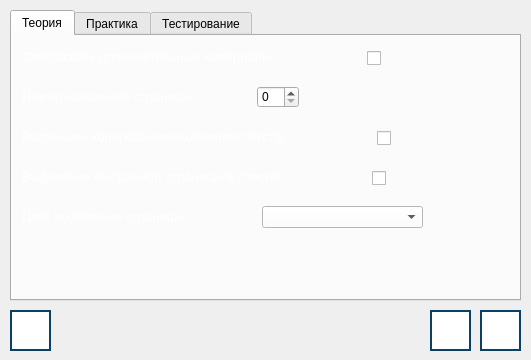
<?xml version="1.0" encoding="UTF-8"?>
<ui version="4.0">
 <class>AdminOptionWindow</class>
 <widget class="QDialog" name="AdminOptionWindow">
  <property name="geometry">
   <rect>
    <x>0</x>
    <y>0</y>
    <width>531</width>
    <height>360</height>
   </rect>
  </property>
  <property name="windowTitle">
   <string>Настройки для администрирования - RayTracing</string>
  </property>
  <widget class="QPushButton" name="button_save">
   <property name="geometry">
    <rect>
     <x>430</x>
     <y>310</y>
     <width>41</width>
     <height>41</height>
    </rect>
   </property>
   <property name="toolTip">
    <string>Применить настройки</string>
   </property>
   <property name="styleSheet">
    <string notr="true">QPushButton {
    background-color: rgb(255, 255, 255);
    border: 2px solid #094065;
}

QPushButton:pressed {
    background-color:  rgb(118, 118, 118);
}
</string>
   </property>
   <property name="text">
    <string/>
   </property>
   <property name="icon">
    <iconset>
     <normaloff>images/save-button.png</normaloff>images/save-button.png</iconset>
   </property>
   <property name="iconSize">
    <size>
     <width>32</width>
     <height>32</height>
    </size>
   </property>
  </widget>
  <widget class="QPushButton" name="button_cancel">
   <property name="geometry">
    <rect>
     <x>480</x>
     <y>310</y>
     <width>41</width>
     <height>41</height>
    </rect>
   </property>
   <property name="toolTip">
    <string>Отмена</string>
   </property>
   <property name="styleSheet">
    <string notr="true">QPushButton {
    background-color: rgb(255, 255, 255);
    border: 2px solid #094065;
}

QPushButton:pressed {
    background-color:  rgb(118, 118, 118);
}
</string>
   </property>
   <property name="text">
    <string/>
   </property>
   <property name="icon">
    <iconset>
     <normaloff>images/cancel-button.png</normaloff>images/cancel-button.png</iconset>
   </property>
   <property name="iconSize">
    <size>
     <width>32</width>
     <height>32</height>
    </size>
   </property>
  </widget>
  <widget class="QTabWidget" name="lis_modules">
   <property name="geometry">
    <rect>
     <x>10</x>
     <y>10</y>
     <width>511</width>
     <height>291</height>
    </rect>
   </property>
   <property name="styleSheet">
    <string notr="true">background-image: url(:/icons/images/mainwindow_background.jpg);</string>
   </property>
   <property name="currentIndex">
    <number>0</number>
   </property>
   <widget class="QWidget" name="tab_theory">
    <attribute name="title">
     <string>Теория</string>
    </attribute>
    <widget class="QLabel" name="label_more_theory">
     <property name="geometry">
      <rect>
       <x>10</x>
       <y>10</y>
       <width>341</width>
       <height>21</height>
      </rect>
     </property>
     <property name="text">
      <string>&lt;html&gt;&lt;head/&gt;&lt;body&gt;&lt;p&gt;&lt;span style=&quot; font-size:10pt; color:#ffffff;&quot;&gt;Отображать дополнительные материалы:&lt;/span&gt;&lt;/p&gt;&lt;/body&gt;&lt;/html&gt;</string>
     </property>
    </widget>
    <widget class="QCheckBox" name="use_more_theory">
     <property name="geometry">
      <rect>
       <x>355</x>
       <y>12</y>
       <width>21</width>
       <height>21</height>
      </rect>
     </property>
     <property name="text">
      <string/>
     </property>
    </widget>
    <widget class="QLabel" name="label_primary_page">
     <property name="geometry">
      <rect>
       <x>10</x>
       <y>50</y>
       <width>231</width>
       <height>21</height>
      </rect>
     </property>
     <property name="text">
      <string>&lt;html&gt;&lt;head/&gt;&lt;body&gt;&lt;p&gt;&lt;span style=&quot; font-size:10pt; color:#ffffff;&quot;&gt;Номер начальной страницы:&lt;/span&gt;&lt;/p&gt;&lt;/body&gt;&lt;/html&gt;</string>
     </property>
    </widget>
    <widget class="QSpinBox" name="value_primary_page">
     <property name="geometry">
      <rect>
       <x>245</x>
       <y>50</y>
       <width>42</width>
       <height>22</height>
      </rect>
     </property>
    </widget>
    <widget class="QLabel" name="label_use_copy_select">
     <property name="geometry">
      <rect>
       <x>10</x>
       <y>90</y>
       <width>351</width>
       <height>21</height>
      </rect>
     </property>
     <property name="text">
      <string>&lt;html&gt;&lt;head/&gt;&lt;body&gt;&lt;p&gt;&lt;span style=&quot; font-size:10pt; color:#ffffff;&quot;&gt;Разрешить копирование/выделение текста:&lt;/span&gt;&lt;/p&gt;&lt;/body&gt;&lt;/html&gt;</string>
     </property>
    </widget>
    <widget class="QCheckBox" name="use_copy_select_page">
     <property name="geometry">
      <rect>
       <x>365</x>
       <y>92</y>
       <width>21</width>
       <height>21</height>
      </rect>
     </property>
     <property name="text">
      <string/>
     </property>
    </widget>
    <widget class="QLabel" name="label_use_select_in_list">
     <property name="geometry">
      <rect>
       <x>10</x>
       <y>130</y>
       <width>351</width>
       <height>21</height>
      </rect>
     </property>
     <property name="text">
      <string>&lt;html&gt;&lt;head/&gt;&lt;body&gt;&lt;p&gt;&lt;span style=&quot; font-size:10pt; color:#ffffff;&quot;&gt;Выделение выбранной страницы в списке:&lt;/span&gt;&lt;/p&gt;&lt;/body&gt;&lt;/html&gt;</string>
     </property>
    </widget>
    <widget class="QLabel" name="label_value_color_selected">
     <property name="geometry">
      <rect>
       <x>10</x>
       <y>170</y>
       <width>231</width>
       <height>21</height>
      </rect>
     </property>
     <property name="text">
      <string>&lt;html&gt;&lt;head/&gt;&lt;body&gt;&lt;p&gt;&lt;span style=&quot; font-size:10pt; color:#ffffff;&quot;&gt;Цвет выделения страницы:&lt;/span&gt;&lt;/p&gt;&lt;/body&gt;&lt;/html&gt;</string>
     </property>
    </widget>
    <widget class="QCheckBox" name="use_select_in_list">
     <property name="geometry">
      <rect>
       <x>360</x>
       <y>132</y>
       <width>21</width>
       <height>21</height>
      </rect>
     </property>
     <property name="text">
      <string/>
     </property>
    </widget>
    <widget class="QComboBox" name="value_color_selected">
     <property name="geometry">
      <rect>
       <x>250</x>
       <y>170</y>
       <width>161</width>
       <height>22</height>
      </rect>
     </property>
     <property name="styleSheet">
      <string notr="true">background-color: rgb(255, 255, 255);
color: rgb(0, 0, 0);
</string>
     </property>
    </widget>
   </widget>
   <widget class="QWidget" name="tab_practic">
    <attribute name="title">
     <string>Практика</string>
    </attribute>
    <widget class="QLabel" name="label_set_deadline">
     <property name="geometry">
      <rect>
       <x>10</x>
       <y>10</y>
       <width>281</width>
       <height>21</height>
      </rect>
     </property>
     <property name="font">
      <font>
       <pointsize>10</pointsize>
      </font>
     </property>
     <property name="text">
      <string>&lt;html&gt;&lt;head/&gt;&lt;body&gt;&lt;p&gt;&lt;span style=&quot; color:#ffffff;&quot;&gt;Устанавливать сроки сдачи работ:&lt;/span&gt;&lt;/p&gt;&lt;/body&gt;&lt;/html&gt;</string>
     </property>
    </widget>
    <widget class="QLabel" name="label_use_some_format">
     <property name="geometry">
      <rect>
       <x>10</x>
       <y>130</y>
       <width>351</width>
       <height>21</height>
      </rect>
     </property>
     <property name="font">
      <font>
       <pointsize>10</pointsize>
      </font>
     </property>
     <property name="text">
      <string>&lt;html&gt;&lt;head/&gt;&lt;body&gt;&lt;p&gt;&lt;span style=&quot; color:#ffffff;&quot;&gt;Использовать несколько форматов файлов:&lt;/span&gt;&lt;/p&gt;&lt;/body&gt;&lt;/html&gt;</string>
     </property>
    </widget>
    <widget class="QLabel" name="label_default_format">
     <property name="geometry">
      <rect>
       <x>10</x>
       <y>90</y>
       <width>381</width>
       <height>21</height>
      </rect>
     </property>
     <property name="font">
      <font>
       <pointsize>10</pointsize>
      </font>
     </property>
     <property name="text">
      <string>&lt;html&gt;&lt;head/&gt;&lt;body&gt;&lt;p&gt;&lt;span style=&quot; color:#ffffff;&quot;&gt;Используемый формат файлов по умолчанию:&lt;/span&gt;&lt;/p&gt;&lt;/body&gt;&lt;/html&gt;</string>
     </property>
    </widget>
    <widget class="QCheckBox" name="use_deadline">
     <property name="geometry">
      <rect>
       <x>290</x>
       <y>12</y>
       <width>21</width>
       <height>21</height>
      </rect>
     </property>
     <property name="text">
      <string/>
     </property>
    </widget>
    <widget class="QComboBox" name="list_default_format">
     <property name="geometry">
      <rect>
       <x>390</x>
       <y>90</y>
       <width>81</width>
       <height>22</height>
      </rect>
     </property>
     <property name="styleSheet">
      <string notr="true">background-color: rgb(255, 255, 255);
color: rgb(0, 0, 0);
</string>
     </property>
    </widget>
    <widget class="QCheckBox" name="use_some_format">
     <property name="geometry">
      <rect>
       <x>370</x>
       <y>132</y>
       <width>21</width>
       <height>21</height>
      </rect>
     </property>
     <property name="text">
      <string/>
     </property>
    </widget>
    <widget class="QPushButton" name="button_all_format">
     <property name="geometry">
      <rect>
       <x>10</x>
       <y>170</y>
       <width>241</width>
       <height>28</height>
      </rect>
     </property>
     <property name="styleSheet">
      <string notr="true">QPushButton {
    background-color: rgb(0, 0, 0);
	color: rgb(255, 255, 255);
    border: 2px solid #094065;
}

QPushButton:pressed {
    background-color:  rgb(118, 118, 118);
}
</string>
     </property>
     <property name="text">
      <string>Список форматов для файлов</string>
     </property>
    </widget>
    <widget class="QLabel" name="label_delivery_after_end">
     <property name="geometry">
      <rect>
       <x>10</x>
       <y>50</y>
       <width>381</width>
       <height>21</height>
      </rect>
     </property>
     <property name="font">
      <font>
       <pointsize>10</pointsize>
      </font>
     </property>
     <property name="text">
      <string>&lt;html&gt;&lt;head/&gt;&lt;body&gt;&lt;p&gt;&lt;span style=&quot; color:#ffffff;&quot;&gt;Разрешать сдачу работ после окончания срока:&lt;/span&gt;&lt;/p&gt;&lt;/body&gt;&lt;/html&gt;</string>
     </property>
    </widget>
    <widget class="QCheckBox" name="allow_delivery">
     <property name="geometry">
      <rect>
       <x>400</x>
       <y>52</y>
       <width>21</width>
       <height>21</height>
      </rect>
     </property>
     <property name="text">
      <string/>
     </property>
    </widget>
    <zorder>button_all_format</zorder>
    <zorder>label_set_deadline</zorder>
    <zorder>label_use_some_format</zorder>
    <zorder>label_default_format</zorder>
    <zorder>use_deadline</zorder>
    <zorder>list_default_format</zorder>
    <zorder>use_some_format</zorder>
    <zorder>label_delivery_after_end</zorder>
    <zorder>allow_delivery</zorder>
   </widget>
   <widget class="QWidget" name="tab_test">
    <attribute name="title">
     <string>Тестирование</string>
    </attribute>
    <widget class="QLabel" name="label_use_hints">
     <property name="geometry">
      <rect>
       <x>10</x>
       <y>10</y>
       <width>351</width>
       <height>21</height>
      </rect>
     </property>
     <property name="font">
      <font>
       <pointsize>10</pointsize>
      </font>
     </property>
     <property name="text">
      <string>&lt;html&gt;&lt;head/&gt;&lt;body&gt;&lt;p&gt;&lt;span style=&quot; color:#ffffff;&quot;&gt;Использовать подсказки в пробном режиме:&lt;/span&gt;&lt;/p&gt;&lt;/body&gt;&lt;/html&gt;</string>
     </property>
    </widget>
    <widget class="QLabel" name="label_value_hints">
     <property name="geometry">
      <rect>
       <x>10</x>
       <y>50</y>
       <width>201</width>
       <height>21</height>
      </rect>
     </property>
     <property name="font">
      <font>
       <pointsize>10</pointsize>
      </font>
     </property>
     <property name="text">
      <string>&lt;html&gt;&lt;head/&gt;&lt;body&gt;&lt;p&gt;&lt;span style=&quot; color:#ffffff;&quot;&gt;Количество подсказок:&lt;/span&gt;&lt;/p&gt;&lt;/body&gt;&lt;/html&gt;</string>
     </property>
    </widget>
    <widget class="QCheckBox" name="use_hints">
     <property name="geometry">
      <rect>
       <x>370</x>
       <y>11</y>
       <width>21</width>
       <height>21</height>
      </rect>
     </property>
     <property name="text">
      <string/>
     </property>
    </widget>
    <widget class="QLabel" name="label_view_stats">
     <property name="geometry">
      <rect>
       <x>10</x>
       <y>90</y>
       <width>431</width>
       <height>31</height>
      </rect>
     </property>
     <property name="text">
      <string>&lt;html&gt;&lt;head/&gt;&lt;body&gt;&lt;p&gt;&lt;span style=&quot; font-size:10pt; color:#ffffff;&quot;&gt;Просмотр подробной информации для пользователей:&lt;/span&gt;&lt;/p&gt;&lt;/body&gt;&lt;/html&gt;</string>
     </property>
    </widget>
    <widget class="QCheckBox" name="view_stats">
     <property name="geometry">
      <rect>
       <x>450</x>
       <y>96</y>
       <width>21</width>
       <height>21</height>
      </rect>
     </property>
     <property name="text">
      <string/>
     </property>
    </widget>
    <widget class="QLabel" name="label_use_time">
     <property name="geometry">
      <rect>
       <x>10</x>
       <y>170</y>
       <width>321</width>
       <height>31</height>
      </rect>
     </property>
     <property name="text">
      <string>&lt;html&gt;&lt;head/&gt;&lt;body&gt;&lt;p&gt;&lt;span style=&quot; font-size:10pt; color:#ffffff;&quot;&gt;Использовать ограничение по времени:&lt;/span&gt;&lt;/p&gt;&lt;/body&gt;&lt;/html&gt;</string>
     </property>
    </widget>
    <widget class="QCheckBox" name="use_time">
     <property name="geometry">
      <rect>
       <x>340</x>
       <y>176</y>
       <width>21</width>
       <height>21</height>
      </rect>
     </property>
     <property name="text">
      <string/>
     </property>
    </widget>
    <widget class="QLabel" name="label_value_time">
     <property name="geometry">
      <rect>
       <x>10</x>
       <y>210</y>
       <width>161</width>
       <height>31</height>
      </rect>
     </property>
     <property name="text">
      <string>&lt;html&gt;&lt;head/&gt;&lt;body&gt;&lt;p&gt;&lt;span style=&quot; font-size:10pt; color:#ffffff;&quot;&gt;Значение таймера:&lt;/span&gt;&lt;/p&gt;&lt;/body&gt;&lt;/html&gt;</string>
     </property>
    </widget>
    <widget class="QTimeEdit" name="value_time">
     <property name="geometry">
      <rect>
       <x>170</x>
       <y>215</y>
       <width>81</width>
       <height>22</height>
      </rect>
     </property>
     <property name="displayFormat">
      <string>H:mm:ss</string>
     </property>
    </widget>
    <widget class="QLabel" name="label_repeat_passage">
     <property name="geometry">
      <rect>
       <x>10</x>
       <y>130</y>
       <width>291</width>
       <height>31</height>
      </rect>
     </property>
     <property name="text">
      <string>&lt;html&gt;&lt;head/&gt;&lt;body&gt;&lt;p&gt;&lt;span style=&quot; font-size:10pt; color:#ffffff;&quot;&gt;Разрешить повторное прохождение:&lt;/span&gt;&lt;/p&gt;&lt;/body&gt;&lt;/html&gt;</string>
     </property>
    </widget>
    <widget class="QCheckBox" name="repeat_passage">
     <property name="geometry">
      <rect>
       <x>310</x>
       <y>135</y>
       <width>21</width>
       <height>21</height>
      </rect>
     </property>
     <property name="text">
      <string/>
     </property>
    </widget>
    <widget class="QSpinBox" name="value_hints">
     <property name="geometry">
      <rect>
       <x>200</x>
       <y>50</y>
       <width>42</width>
       <height>22</height>
      </rect>
     </property>
     <property name="maximum">
      <number>10</number>
     </property>
    </widget>
   </widget>
  </widget>
  <widget class="QPushButton" name="button_help">
   <property name="geometry">
    <rect>
     <x>10</x>
     <y>310</y>
     <width>41</width>
     <height>41</height>
    </rect>
   </property>
   <property name="toolTip">
    <string>Применить настройки</string>
   </property>
   <property name="styleSheet">
    <string notr="true">QPushButton {
    background-color: rgb(255, 255, 255);
    border: 2px solid #094065;
}

QPushButton:pressed {
    background-color:  rgb(118, 118, 118);
}
</string>
   </property>
   <property name="text">
    <string/>
   </property>
   <property name="icon">
    <iconset>
     <normaloff>images/help-button.png</normaloff>images/help-button.png</iconset>
   </property>
   <property name="iconSize">
    <size>
     <width>32</width>
     <height>32</height>
    </size>
   </property>
  </widget>
 </widget>
 <resources/>
 <connections/>
</ui>
